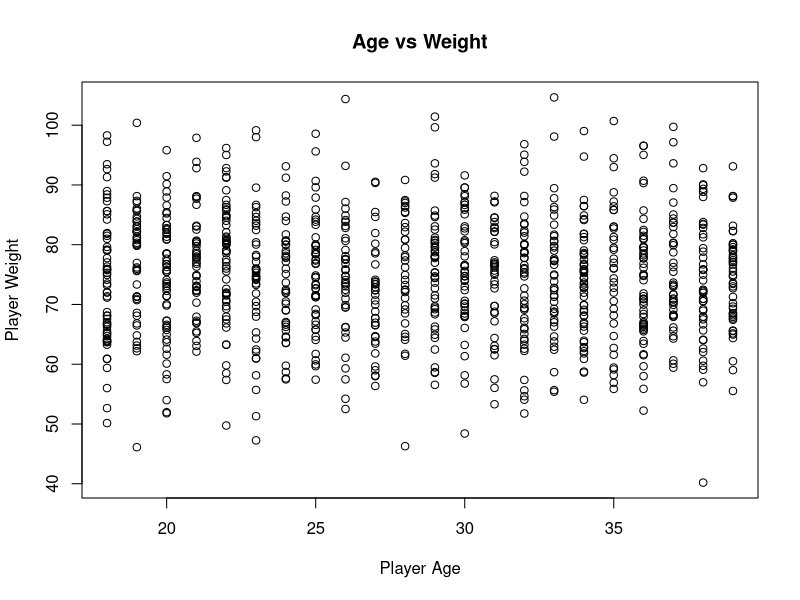

Reproduce this figure in R.
# Load the dataset
InjuryData <- read.csv("data/injury_data.csv", colClasses = c(
  Player_Age = "numeric",
  Player_Weight = "numeric",
  Player_Height = "numeric",
  Previous_Injuries = "factor",
  Training_Intensity = "numeric",
  Recovery_Time = "numeric",
  Likelihood_of_Injury = "factor"  # Assuming this is the target variable (categorical)
))

# Measures of Frequency
# Frequency of categorical variable
freq_table <- table(InjuryData$Likelihood_of_Injury)
print("Frequency Table:")
print(freq_table)

# Proportions of categories
prop_table <- prop.table(freq_table)
print("Proportions Table:")
print(prop_table)

# Summary of numeric variables (count of non-missing values)
print("Summary of Player_Age and Training_Intensity:")
summary(InjuryData$Player_Age)
summary(InjuryData$Training_Intensity)

# Measures of Central Tendency
# Mean
mean_age <- mean(InjuryData$Player_Age, na.rm = TRUE)
mean_weight <- mean(InjuryData$Player_Weight, na.rm = TRUE)
print("Mean of Player_Age and Player_Weight:")
print(mean_age)
print(mean_weight)

# Median
median_age <- median(InjuryData$Player_Age, na.rm = TRUE)
median_weight <- median(InjuryData$Player_Weight, na.rm = TRUE)
print("Median of Player_Age and Player_Weight:")
print(median_age)
print(median_weight)

# Mode (custom function, as R does not have a built-in mode function)
get_mode <- function(x) {
  uniq_x <- unique(x)
  uniq_x[which.max(tabulate(match(x, uniq_x)))]
}
mode_injuries <- get_mode(InjuryData$Previous_Injuries)
print("Mode of Previous_Injuries:")
print(mode_injuries)

# Measures of Distribution
# Range
range_age <- range(InjuryData$Player_Age, na.rm = TRUE)
range_weight <- range(InjuryData$Player_Weight, na.rm = TRUE)
print("Range of Player_Age and Player_Weight:")
print(range_age)
print(range_weight)

# Variance
var_age <- var(InjuryData$Player_Age, na.rm = TRUE)
var_weight <- var(InjuryData$Player_Weight, na.rm = TRUE)
print("Variance of Player_Age and Player_Weight:")
print(var_age)
print(var_weight)

# Standard Deviation
sd_age <- sd(InjuryData$Player_Age, na.rm = TRUE)
sd_weight <- sd(InjuryData$Player_Weight, na.rm = TRUE)
print("Standard Deviation of Player_Age and Player_Weight:")
print(sd_age)
print(sd_weight)

# Skewness and Kurtosis (requires 'e1071' package)
install.packages("e1071")
library(e1071)

skew_age <- skewness(InjuryData$Player_Age, na.rm = TRUE)
kurt_age <- kurtosis(InjuryData$Player_Age, na.rm = TRUE)
print("Skewness and Kurtosis of Player_Age:")
print(skew_age)
print(kurt_age)

# Measures of Relationship
# Correlation between two numeric variables
cor_age_weight <- cor(InjuryData$Player_Age, InjuryData$Player_Weight, use = "complete.obs")
print("Correlation between Player_Age and Player_Weight:")
print(cor_age_weight)

# Covariance between two numeric variables
cov_age_weight <- cov(InjuryData$Player_Age, InjuryData$Player_Weight, use = "complete.obs")
print("Covariance between Player_Age and Player_Weight:")
print(cov_age_weight)

# Scatterplot to visualize relationship
plot(InjuryData$Player_Age, InjuryData$Player_Weight, 
     xlab = "Player Age", ylab = "Player Weight", main = "Age vs Weight")
